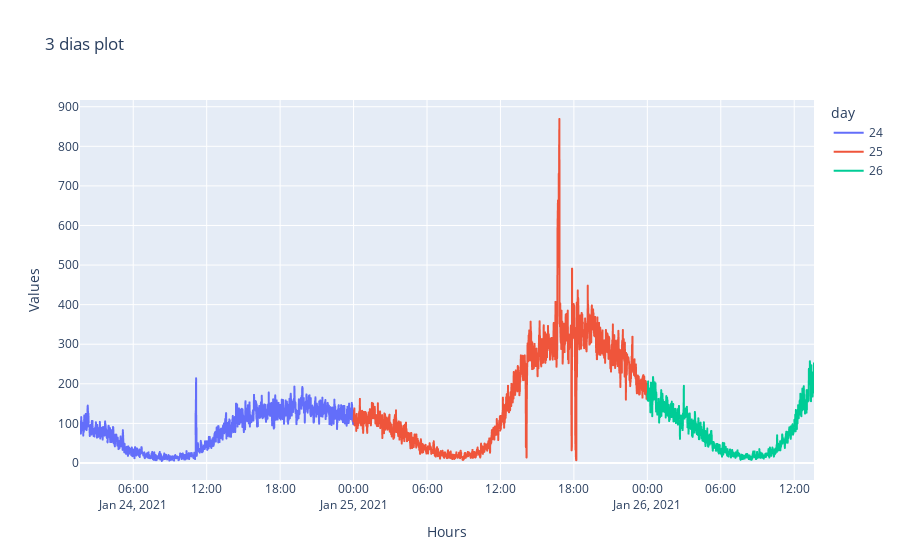

This figure's notebook cell:
### Code cell
import plotly.express as px

fig = px.line(df, x=df.index.values, y=df['Values'], title='3 dias plot', color=df['day'],  labels = {'x':'Hours', 'y':'Values'})
fig.show()

### Figure 1 — Plotly figure (JSON) as saved in the notebook; plotly's stock layout.template omitted (floating-point values rounded to 4 significant figures; data arrays with more than 128 entries replaced by an {"elided": "..."} marker saying what was removed)
{"data": [{"hovertemplate": "day=24<br>Hours=%{x}<br>Values=%{y}<extra></extra>", "legendgroup": "24", "line": {"color": "#636efa", "dash": "solid"}, "mode": "lines", "name": "24", "showlegend": true, "type": "scattergl", "x": {"elided": "1340 str values"}, "xaxis": "x", "y": {"elided": "1340 int values"}, "yaxis": "y"}, {"hovertemplate": "day=25<br>Hours=%{x}<br>Values=%{y}<extra></extra>", "legendgroup": "25", "line": {"color": "#EF553B", "dash": "solid"}, "mode": "lines", "name": "25", "showlegend": true, "type": "scattergl", "x": {"elided": "1439 str values"}, "xaxis": "x", "y": {"elided": "1439 int values"}, "yaxis": "y"}, {"hovertemplate": "day=26<br>Hours=%{x}<br>Values=%{y}<extra></extra>", "legendgroup": "26", "line": {"color": "#00cc96", "dash": "solid"}, "mode": "lines", "name": "26", "showlegend": true, "type": "scattergl", "x": {"elided": "818 str values"}, "xaxis": "x", "y": {"elided": "818 int values"}, "yaxis": "y"}], "layout": {"legend": {"title": {"text": "day"}, "tracegroupgap": 0}, "title": {"text": "3 dias plot"}, "xaxis": {"anchor": "y", "domain": [0, 1], "title": {"text": "Hours"}}, "yaxis": {"anchor": "x", "domain": [0, 1], "title": {"text": "Values"}}}}
